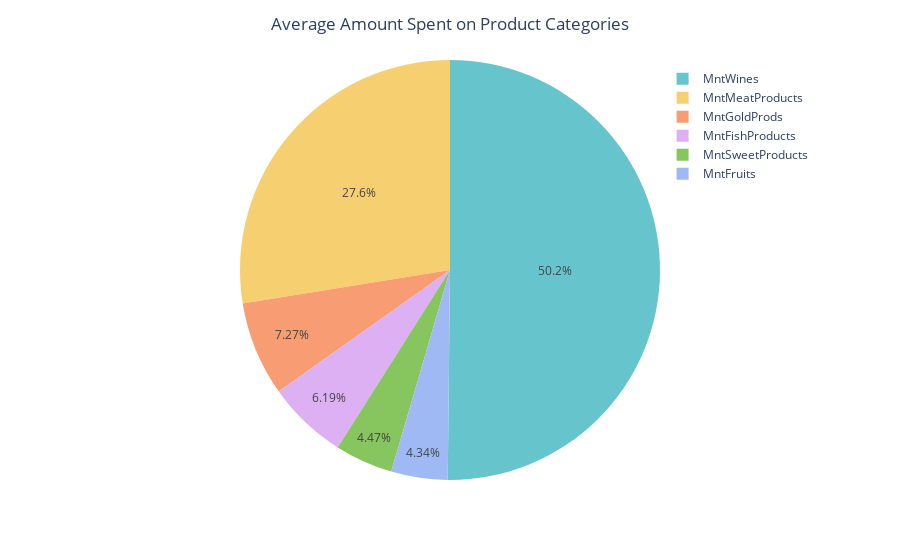

Notebook code cell kept with this figure:
### Markdown cell above
### 3.2.1 Produk yang paling banyak terjual

### Code cell
avg = df[['MntWines', 'MntFruits', 'MntMeatProducts', 'MntFishProducts',
          'MntSweetProducts', 'MntGoldProds']].mean(axis=0)

fig = px.pie(values=avg.values, names=avg.index,  
             color_discrete_sequence=px.colors.qualitative.Pastel)
fig.update_layout(title_text='Average Amount Spent on Product Categories', title_x=0.5,
                  legend=dict(
                      yanchor="top",
                      y=0.99,
                      xanchor="right",
                      x=0.99
                  ))
fig.show()

### Figure 1 — Plotly figure (JSON) as saved in the notebook; plotly's stock layout.template omitted (floating-point values rounded to 4 significant figures)
{"data": [{"domain": {"x": [0, 1], "y": [0, 1]}, "hovertemplate": "label=%{label}<br>value=%{value}<extra></extra>", "labels": ["MntWines", "MntFruits", "MntMeatProducts", "MntFishProducts", "MntSweetProducts", "MntGoldProds"], "legendgroup": "", "name": "", "showlegend": true, "type": "pie", "values": [303.9, 26.3, 166.9, 37.53, 27.06, 44.02]}], "layout": {"legend": {"tracegroupgap": 0, "x": 0.99, "xanchor": "right", "y": 0.99, "yanchor": "top"}, "margin": {"t": 60}, "piecolorway": ["rgb(102, 197, 204)", "rgb(246, 207, 113)", "rgb(248, 156, 116)", "rgb(220, 176, 242)", "rgb(135, 197, 95)", "rgb(158, 185, 243)", "rgb(254, 136, 177)", "rgb(201, 219, 116)", "rgb(139, 224, 164)", "rgb(180, 151, 231)", "rgb(179, 179, 179)"], "title": {"text": "Average Amount Spent on Product Categories", "x": 0.5}}}
